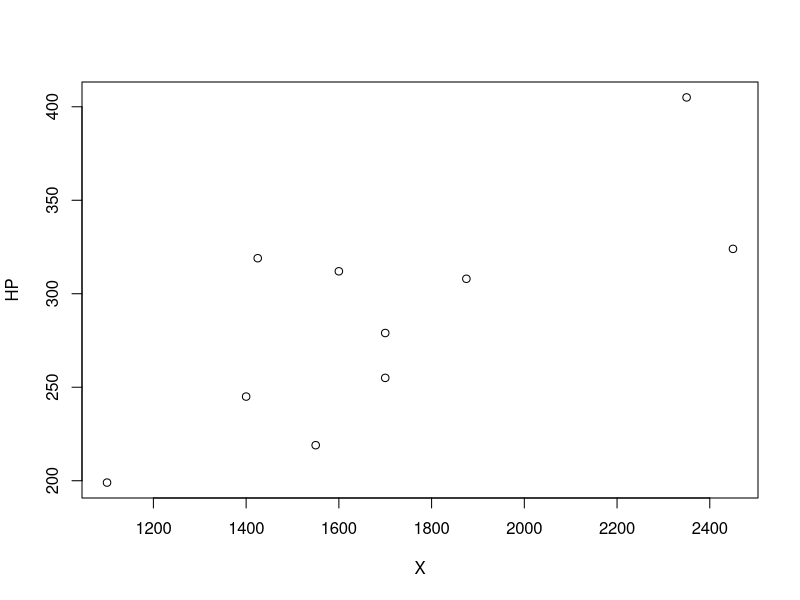
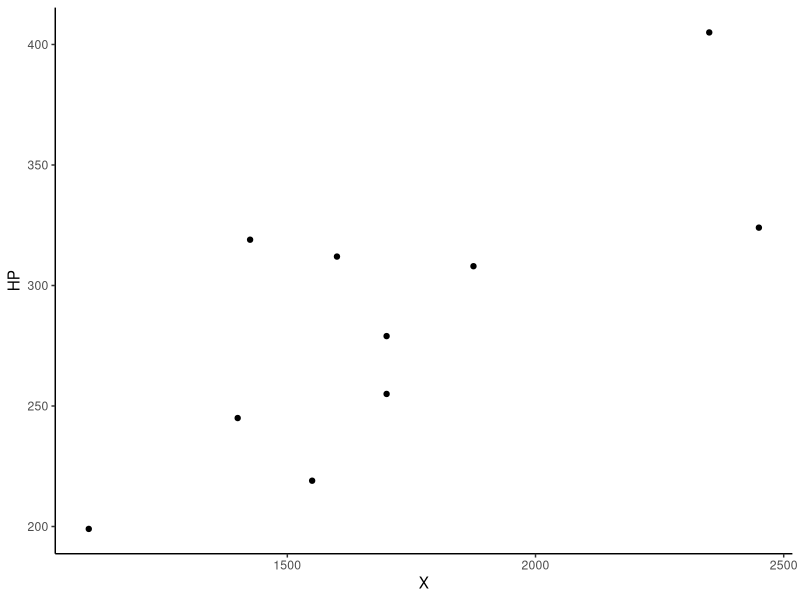
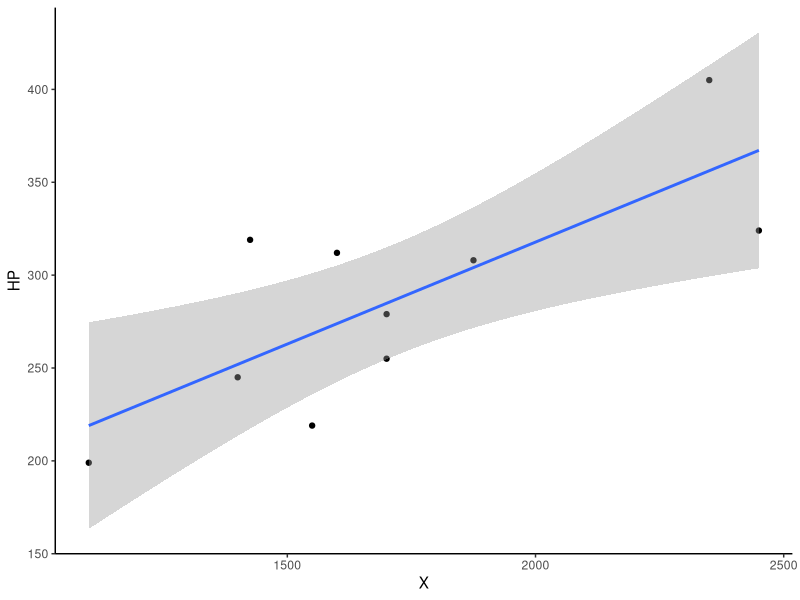
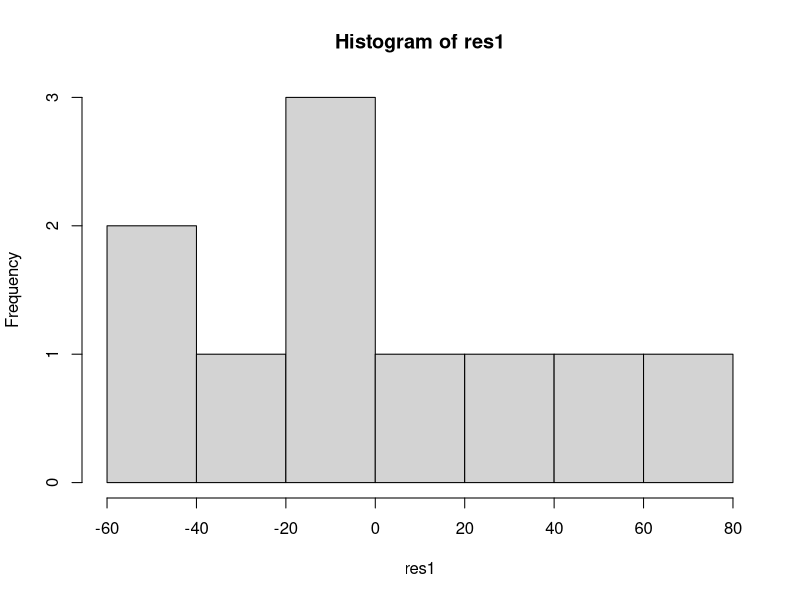
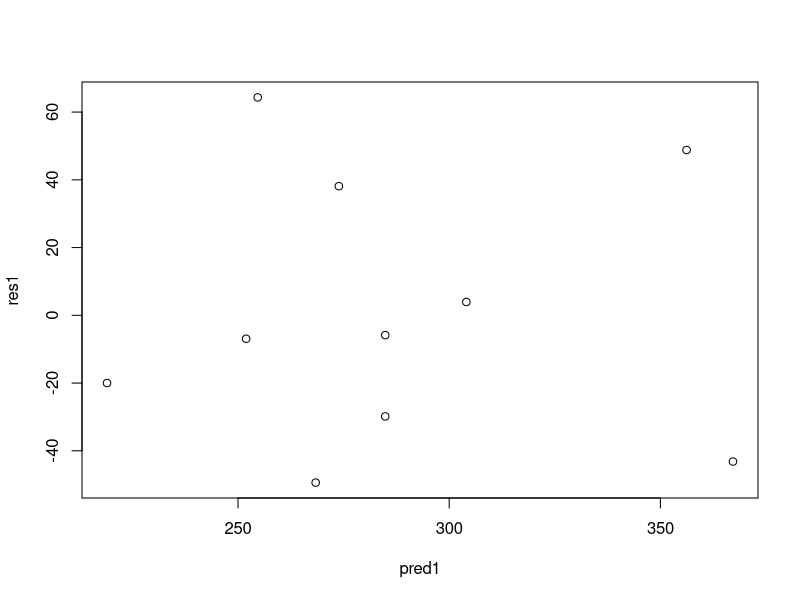
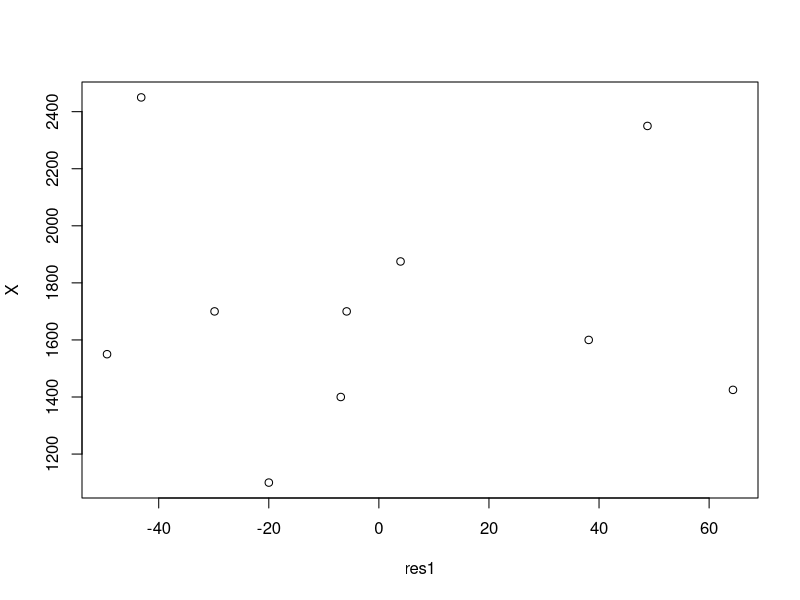
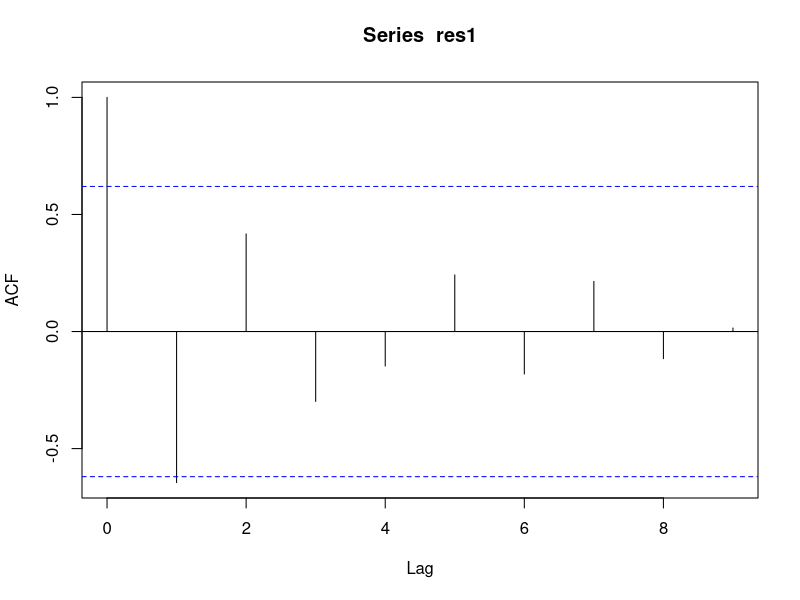

Source code (R) for these figures, in order:
## ---- chunk 1
## House Price
HP = c(245,312,279,308,199,219,405,324,319,255)
##size of house
X=c(1400,1600,1700,1875,1100,1550,2350,2450,1425,1700) 
df1 = as.data.frame(cbind(X, HP))
## ---- chunk 2
plot(X, HP)
## ---- chunk 3
library(ggplot2)
p<-ggplot(df1, aes(X, HP))+ geom_point()+
    theme_classic()
p
## ---- chunk 4
cor(X,HP)
## ---- chunk 5
cor.test(X,HP)
## ---- chunk 6
reg1 =lm(HP~X)
reg1
## ---- chunk 7

p+stat_smooth(method = "lm")+
  theme_classic()

## ---- chunk 8

summary(reg1)
## ---- chunk 9
anova(reg1)
## ---- chunk 10
confint(reg1)
## ---- chunk 11
##retrieve the residuals
res1 = reg1$residuals
## retrieve the fitted values
pred1 = reg1$fitted.values

## ---- chunk 12
shapiro.test(res1)
hist(res1)

## ---- chunk 13
plot(pred1, res1)
## ---- chunk 14
plot(res1, X)
## ---- chunk 15
acf(res1)
## ---- chunk 16
library(lmtest)
dwtest(HP~X)
